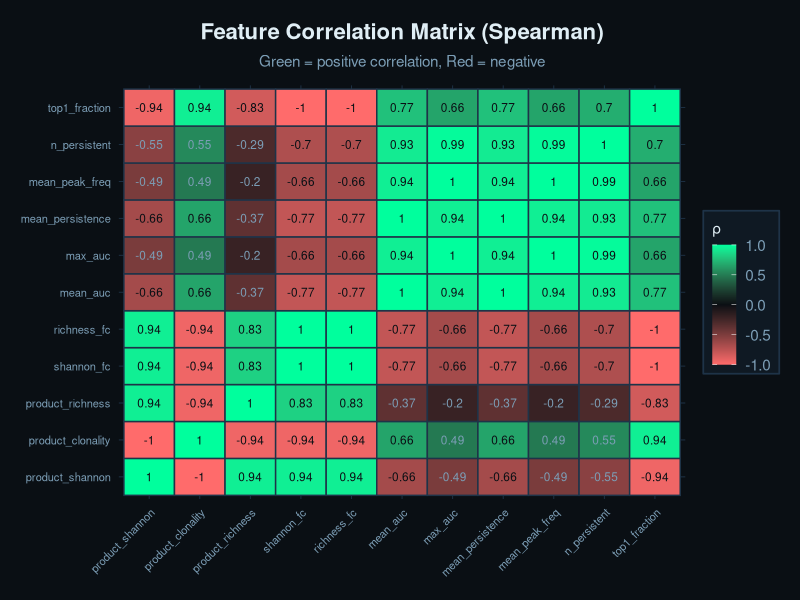
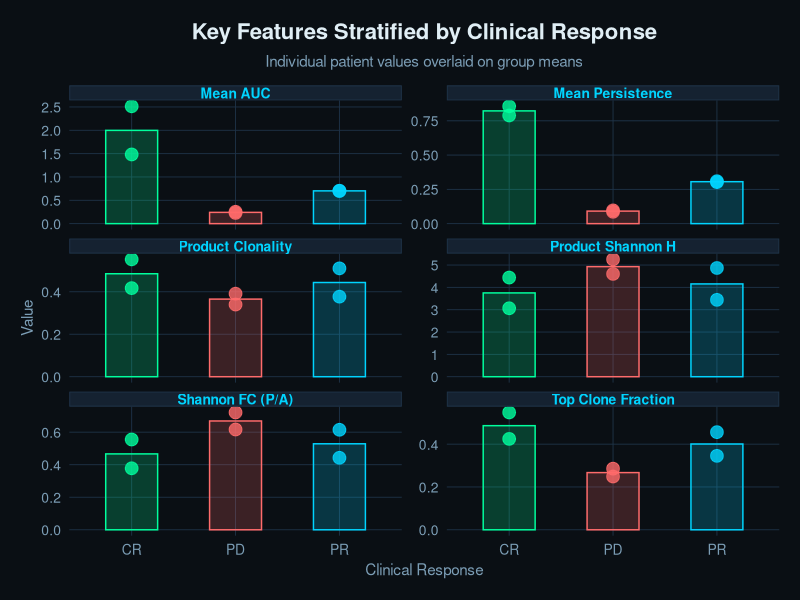
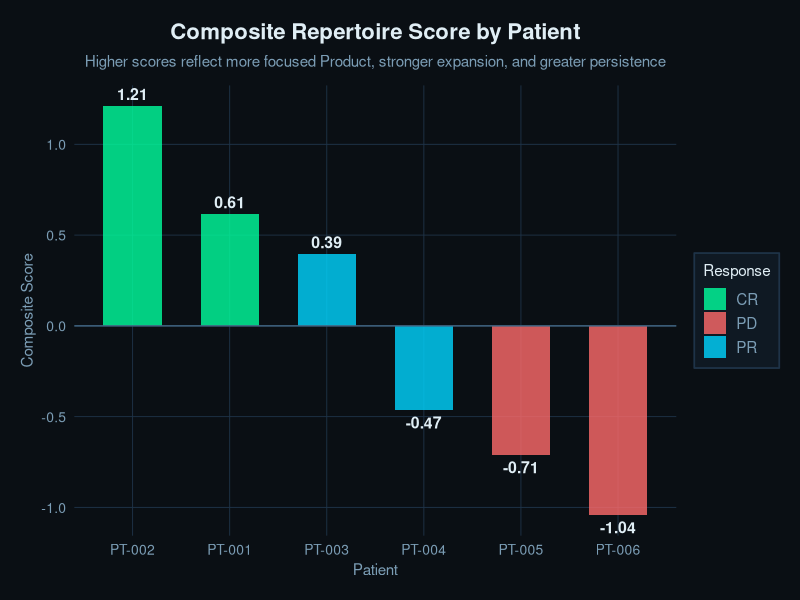
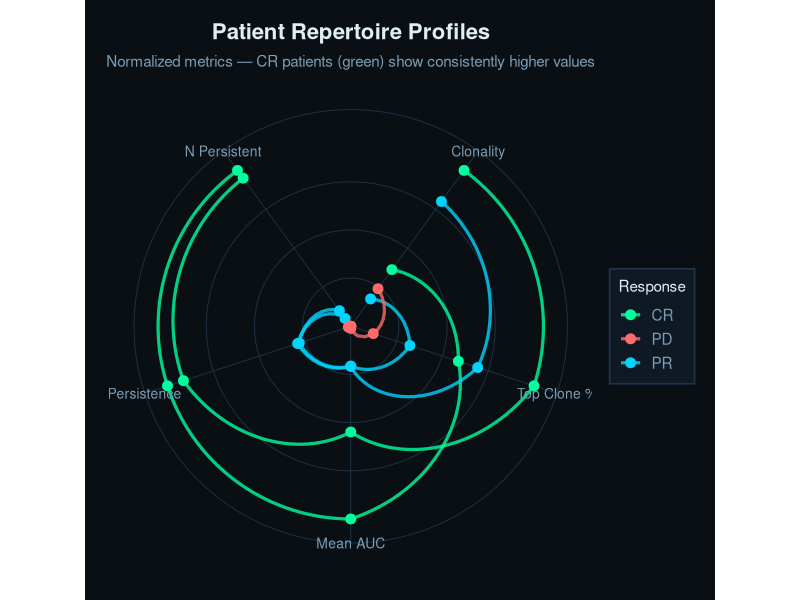
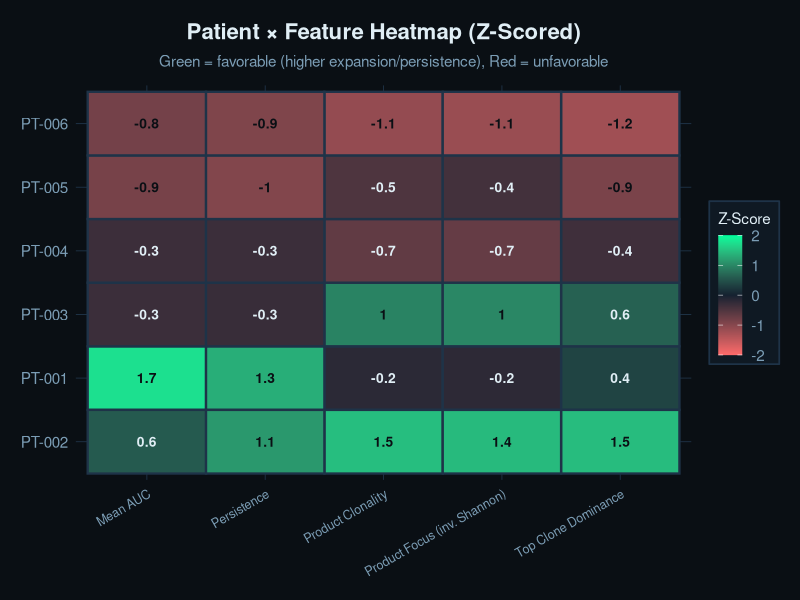

Reproduce these figures in R, in order.
## ---- chunk 1
knitr::opts_chunk$set(
  echo = TRUE, warning = FALSE, message = FALSE,
  fig.width = 10, fig.height = 6,
  dev = "png", dpi = 150, fig.retina = 2
)
library(tidyverse)

theme_tcr <- function(base_size = 13) {
  theme_minimal(base_size = base_size) %+replace%
    theme(
      plot.background    = element_rect(fill = "#0a0f14", color = NA),
      panel.background   = element_rect(fill = "#0a0f14", color = NA),
      panel.grid.major   = element_line(color = "#1e3348", linewidth = 0.3),
      panel.grid.minor   = element_blank(),
      text               = element_text(color = "#e0eef5", family = "sans"),
      axis.text          = element_text(color = "#7b9db5", size = 10),
      axis.title         = element_text(color = "#7b9db5", size = 11),
      plot.title         = element_text(color = "#e0eef5", face = "bold", size = 16,
                                        margin = margin(b = 8)),
      plot.subtitle      = element_text(color = "#7b9db5", size = 11,
                                        margin = margin(b = 12)),
      legend.background  = element_rect(fill = "#0f1923", color = "#1e3348"),
      legend.text        = element_text(color = "#7b9db5"),
      legend.title       = element_text(color = "#e0eef5"),
      strip.text         = element_text(color = "#e0eef5", face = "bold"),
      plot.margin        = margin(15, 15, 15, 15)
    )
}

theme_set(theme_tcr())
## ---- chunk 2
# Load all processed datasets
diversity   <- read_csv("../data/processed/diversity_metrics.csv")
auc_metrics <- read_csv("../data/processed/clonal_auc_metrics.csv")
top_clones  <- read_csv("../data/processed/top_clonotypes.csv")
patient_meta <- read_csv("../data/raw/patient_metadata.csv")
longitudinal <- read_csv("../data/processed/longitudinal_clonal_tracking.csv")
## ---- chunk 3
# Diversity features (Product only — characterizes the drug product)
product_diversity <- diversity %>%
  filter(sample_type == "Product") %>%
  select(patient_id, clinical_response,
         product_shannon    = shannon_entropy,
         product_clonality  = clonality,
         product_richness   = n_clonotypes,
         product_d50        = d50)

# Diversity fold change (Apheresis → Product)
diversity_fc <- diversity %>%
  select(patient_id, sample_type, shannon_entropy, n_clonotypes) %>%
  pivot_wider(names_from = sample_type, values_from = c(shannon_entropy, n_clonotypes)) %>%
  mutate(
    shannon_fc    = shannon_entropy_Product / shannon_entropy_Apheresis,
    richness_fc   = n_clonotypes_Product / n_clonotypes_Apheresis
  ) %>%
  select(patient_id, shannon_fc, richness_fc)

# AUC features (aggregated per patient)
auc_features <- auc_metrics %>%
  group_by(patient_id, clinical_response) %>%
  summarise(
    mean_auc          = mean(auc),
    max_auc           = max(auc),
    mean_persistence  = mean(persistence_ratio),
    mean_peak_freq    = mean(peak_frequency),
    n_persistent      = sum(persistence_ratio > 0.5),
    .groups = "drop"
  ) %>%
  select(-clinical_response)

# Top clone dominance
top1_features <- top_clones %>%
  filter(sample_type == "Product", rank == 1) %>%
  select(patient_id, top1_fraction = clone_fraction)

# Combine all features
feature_matrix <- product_diversity %>%
  left_join(diversity_fc, by = "patient_id") %>%
  left_join(auc_features, by = "patient_id") %>%
  left_join(top1_features, by = "patient_id") %>%
  left_join(patient_meta %>% select(patient_id, age, sex, prior_lines), by = "patient_id")

feature_matrix %>%
  mutate(across(where(is.numeric), ~round(., 4))) %>%
  knitr::kable(caption = "Integrated feature matrix — one row per patient")
## ---- chunk 4
# Compute correlation matrix
numeric_features <- feature_matrix %>%
  select(where(is.numeric), -age, -prior_lines) %>%
  select(-product_d50)  # Remove integer-only column for cleaner correlations

cor_mat <- cor(numeric_features, use = "pairwise.complete.obs", method = "spearman")

# Reshape for ggplot heatmap
cor_long <- as.data.frame(as.table(cor_mat)) %>%
  rename(feature1 = Var1, feature2 = Var2, correlation = Freq)

ggplot(cor_long, aes(x = feature1, y = feature2, fill = correlation)) +
  geom_tile(color = "#1e3348", linewidth = 0.5) +
  geom_text(aes(label = round(correlation, 2)),
            color = ifelse(abs(cor_long$correlation) > 0.6, "#0a0f14", "#7b9db5"),
            size = 3) +
  scale_fill_gradient2(
    low = "#ff6b6b", mid = "#0a0f14", high = "#00ff9d",
    midpoint = 0, limits = c(-1, 1)
  ) +
  labs(
    title = "Feature Correlation Matrix (Spearman)",
    subtitle = "Green = positive correlation, Red = negative",
    fill = "ρ"
  ) +
  theme(
    axis.text.x = element_text(angle = 45, hjust = 1, size = 8),
    axis.text.y = element_text(size = 8),
    axis.title   = element_blank()
  )
## ---- chunk 5
# Reshape for faceted plotting
plot_features <- feature_matrix %>%
  select(patient_id, clinical_response,
         `Product Shannon H`   = product_shannon,
         `Product Clonality`   = product_clonality,
         `Mean AUC`            = mean_auc,
         `Mean Persistence`    = mean_persistence,
         `Top Clone Fraction`  = top1_fraction,
         `Shannon FC (P/A)`    = shannon_fc) %>%
  pivot_longer(-c(patient_id, clinical_response),
               names_to = "metric", values_to = "value")

ggplot(plot_features, aes(x = clinical_response, y = value,
                           fill = clinical_response, color = clinical_response)) +
  geom_col(data = . %>% group_by(clinical_response, metric) %>%
             summarise(value = mean(value), .groups = "drop"),
           alpha = 0.2, width = 0.5) +
  geom_point(size = 4, alpha = 0.8) +
  scale_fill_manual(values = c("CR" = "#00ff9d", "PR" = "#00d4ff", "PD" = "#ff6b6b")) +
  scale_color_manual(values = c("CR" = "#00ff9d", "PR" = "#00d4ff", "PD" = "#ff6b6b")) +
  facet_wrap(~ metric, scales = "free_y", ncol = 2) +
  labs(
    x = "Clinical Response", y = "Value",
    title = "Key Features Stratified by Clinical Response",
    subtitle = "Individual patient values overlaid on group means"
  ) +
  theme(
    legend.position = "none",
    strip.background = element_rect(fill = "#152231", color = "#1e3348"),
    strip.text = element_text(color = "#00d4ff", face = "bold", size = 10)
  )
## ---- chunk 6
# Z-score normalization
scored <- feature_matrix %>%
  mutate(
    z_clonality   = scale(product_clonality)[,1],
    z_auc         = scale(mean_auc)[,1],
    z_persistence = scale(mean_persistence)[,1],
    z_top1        = scale(top1_fraction)[,1],
    z_shannon_inv = -scale(product_shannon)[,1],  # invert: lower diversity = higher score
    
    # Composite: equal weight
    composite_score = (z_clonality + z_auc + z_persistence + z_top1 + z_shannon_inv) / 5
  )

ggplot(scored, aes(x = reorder(patient_id, -composite_score), y = composite_score,
                    fill = clinical_response)) +
  geom_col(alpha = 0.8, width = 0.6) +
  geom_text(aes(label = round(composite_score, 2)),
            vjust = ifelse(scored$composite_score > 0, -0.5, 1.5),
            color = "#e0eef5", size = 4, fontface = "bold") +
  scale_fill_manual(values = c("CR" = "#00ff9d", "PR" = "#00d4ff", "PD" = "#ff6b6b")) +
  geom_hline(yintercept = 0, color = "#3f6380", linewidth = 0.5) +
  labs(
    x = "Patient", y = "Composite Score",
    fill = "Response",
    title = "Composite Repertoire Score by Patient",
    subtitle = "Higher scores reflect more focused Product, stronger expansion, and greater persistence"
  )
## ---- chunk 7
# Normalize each feature to 0-1 range for radar visualization
radar_data <- scored %>%
  select(patient_id, clinical_response,
         Clonality = product_clonality,
         `Top Clone %` = top1_fraction,
         `Mean AUC` = mean_auc,
         Persistence = mean_persistence,
         `N Persistent` = n_persistent) %>%
  mutate(across(Clonality:`N Persistent`, ~ (. - min(.)) / (max(.) - min(.) + 1e-10)))

# Reshape for parallel coordinate plot (approximation of radar)
radar_long <- radar_data %>%
  pivot_longer(-c(patient_id, clinical_response),
               names_to = "metric", values_to = "value") %>%
  mutate(metric = factor(metric, levels = c("Clonality", "Top Clone %", "Mean AUC",
                                             "Persistence", "N Persistent")))

ggplot(radar_long, aes(x = metric, y = value, group = patient_id,
                        color = clinical_response)) +
  geom_line(linewidth = 1.1, alpha = 0.8) +
  geom_point(size = 3) +
  scale_color_manual(values = c("CR" = "#00ff9d", "PR" = "#00d4ff", "PD" = "#ff6b6b")) +
  coord_polar() +
  labs(
    title = "Patient Repertoire Profiles",
    subtitle = "Normalized metrics — CR patients (green) show consistently higher values",
    color = "Response"
  ) +
  theme(
    axis.text.y  = element_blank(),
    axis.title   = element_blank(),
    panel.grid.major = element_line(color = "#1e3348", linewidth = 0.3)
  )
## ---- chunk 8
# Kruskal-Wallis tests across response groups for key features
test_features <- c("product_shannon", "product_clonality", "mean_auc",
                    "mean_persistence", "top1_fraction")

kw_results <- map_dfr(test_features, function(feat) {
  formula <- as.formula(paste(feat, "~ clinical_response"))
  test <- kruskal.test(formula, data = feature_matrix)
  tibble(
    feature   = feat,
    statistic = round(test$statistic, 3),
    p_value   = round(test$p.value, 4),
    significant = test$p.value < 0.05
  )
})

kw_results %>%
  knitr::kable(caption = "Kruskal-Wallis tests: feature ~ clinical response")
## ---- chunk 9
# Z-scored heatmap of all key features
heatmap_data <- scored %>%
  select(patient_id, clinical_response,
         z_clonality, z_auc, z_persistence, z_top1, z_shannon_inv) %>%
  pivot_longer(-c(patient_id, clinical_response),
               names_to = "feature", values_to = "z_score") %>%
  mutate(feature = recode(feature,
    z_clonality   = "Product Clonality",
    z_auc         = "Mean AUC",
    z_persistence = "Persistence",
    z_top1        = "Top Clone Dominance",
    z_shannon_inv = "Product Focus (inv. Shannon)"
  ))

ggplot(heatmap_data, aes(x = feature, y = reorder(patient_id, -z_score), fill = z_score)) +
  geom_tile(color = "#1e3348", linewidth = 0.8) +
  geom_text(aes(label = round(z_score, 1)),
            color = ifelse(abs(heatmap_data$z_score) > 0.8, "#0a0f14", "#e0eef5"),
            size = 3.5, fontface = "bold") +
  scale_fill_gradient2(
    low = "#ff6b6b", mid = "#152231", high = "#00ff9d",
    midpoint = 0, limits = c(-2, 2)
  ) +
  labs(
    x = NULL, y = NULL, fill = "Z-Score",
    title = "Patient × Feature Heatmap (Z-Scored)",
    subtitle = "Green = favorable (higher expansion/persistence), Red = unfavorable"
  ) +
  theme(
    axis.text.x = element_text(angle = 30, hjust = 1, size = 9),
    axis.text.y = element_text(size = 11)
  )
